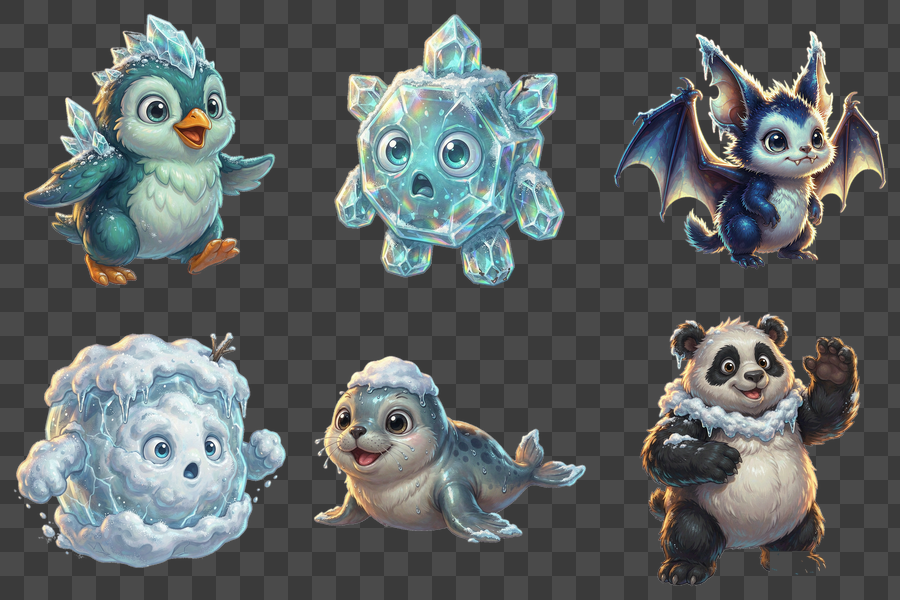

Here is the Python script that generated this plot:
# -*- coding: utf-8 -*-
"""把 stage3 六隻並排貼在棋盤底上，檢查剪影差異（_contact.png）。"""
import os
from PIL import Image

D = os.path.dirname(os.path.abspath(__file__))
FILES = ['01-penguin', '02-crystal', '03-bat', '04-snowball', '05-seal', '06-panda']
CELL = 300


def checker(w, h, s=24):
    im = Image.new('RGB', (w, h), (58, 58, 58))
    px = im.load()
    for y in range(h):
        for x in range(w):
            if ((x // s) + (y // s)) % 2:
                px[x, y] = (74, 74, 74)
    return im


sheet = checker(CELL * 3, CELL * 2)
for i, f in enumerate(FILES):
    im = Image.open(os.path.join(D, f + '.png')).convert('RGBA')
    im.thumbnail((CELL - 20, CELL - 20), Image.LANCZOS)
    x = (i % 3) * CELL + (CELL - im.width) // 2
    y = (i // 3) * CELL + (CELL - im.height) // 2
    sheet.paste(im, (x, y), im)
sheet.save(os.path.join(D, '_contact.png'), 'PNG', optimize=True)
print('ok', sheet.size)
